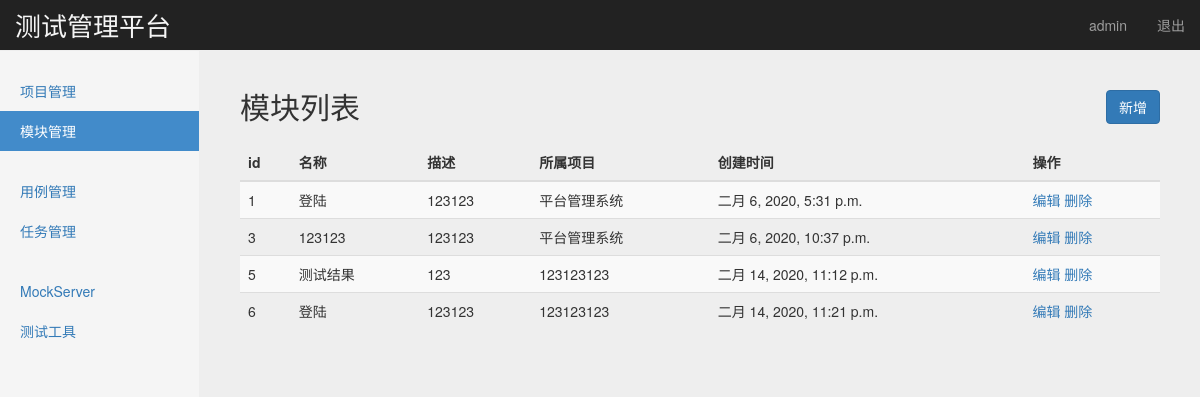
The page /manage/module_manage/ (signed in) on the database its author committed.
### project_app/models.py (models this page shows, shortened)
class Module(models.Model):
    project = models.ForeignKey(Project,related_query_name="项目",on_delete=models.CASCADE) #on_delete=models.CASCADE外健联级删除
    name = models.CharField("名称",max_length=100,blank=False,default='')
    describe = models.TextField("描述",default='')
    create_time = models.DateTimeField('创建时间',auto_now=True)

class Project(models.Model):
    name = models.CharField('名称',max_length=100,blank=False,default='',unique=True)
    describe = models.TextField('描述',default='')
    status = models.BooleanField('状态',default=True)
    create_time = models.DateTimeField('创建时间',auto_now=True)
    def __str__(self):
        return self.name

### project_app/views/module_views.py (the view)
# urls.py: path('module_manage/', module_views.module_manage),
@login_required  #判断用户是否登陆
def module_manage(request):
    username = request.session.get('user','') #读取浏览器session
    modules = Module.objects.all()
    return render(request,'module_manage.html',{
        'user':username,'modules':modules,'type':'list'})

### templates/module_manage.html (shortened to what this page needs)
{% extends "base.html" %}
{% block content %}
    <nav class="navbar navbar-inverse navbar-fixed-top">
      <div class="container-fluid">
        <div class="navbar-header">
          <a class="navbar-brand" style=" color:#f5f5f5; font-size:26px;" href="#">测试管理平台</a>
        </div>
        <div id="navbar" class="navbar-collapse collapse">
          <ul class="nav navbar-nav navbar-right">
            <li><a href="#">{{ user }}</a></li>
            <li><a href="/logout/">退出</a></li>
          </ul>
        </div>
      </div>
    </nav>
    <div class="container-fluid">
      <div class="row">
        <div class="col-sm-3 col-md-2 sidebar">
          <ul class="nav nav-sidebar">
            <li><a href="/manage/project_manage/">项目管理</a></li>
            <li class="active"><a href="/manage/module_manage/">模块管理</a></li>
          </ul>
          <ul class="nav nav-sidebar">
            <li><a href="">用例管理</a></li>
            <li><a href="">任务管理</a></li>
          </ul>
          <ul class="nav nav-sidebar">
            <li><a href="">MockServer</a></li>
            <li><a href="">测试工具</a></li>
          </ul>
        </div>
        {% if type == 'list' %}
        <div class="col-sm-9 col-sm-offset-3 col-md-10 col-md-offset-2 main">
          <h2 class="sub-header">模块列表
            <button type="button" class="btn btn-primary" style="float: right"
            onclick="window.location.href='/manage/add_module/'">新增</button>
          </h2>
          <div class="table-responsive">
            <table class="table table-striped">
              <thead>
                <tr>
                  <th>id</th>
                  <th>名称</th>
                  <th>描述</th>
                  <th>所属项目</th>
                  <th>创建时间</th>
                  <th>操作</th>
                </tr>
              </thead>
              <tbody>
                {% for module in modules %}
                <tr>
                  <td>{{ module.id }}</td>
                  <td>{{ module.name }}</td>
                  <td>{{ module.describe }}</td>
                  <td>{{ module.project }}</td>
                  <td>{{ module.create_time}}</td>
                  <td>
                    <a href="/manage/edit_module/{{ module.id }}">编辑</a>
                    <a href="/manage/delete_module/{{ module.id }}">删除</a>
                  </td>
                </tr>
                {% endfor %}
              </tbody>
            </table>
          </div>
        </div>
        {% endif %}
      </div>
    </div>
{% endblock %}

### static/css/signin.css (style rules this page uses)
body { padding-top: 40px; padding-bottom: 40px; background-color: #eee; }

### static/css/dashboard.css (style rules this page uses)
body { padding-top: 50px; }
.sub-header { padding-bottom: 10px; border-bottom: 1px solid #eee; }
.navbar-fixed-top { border: 0; }
.sidebar { display: none; }
@media (min-width: 768px) { .sidebar { position: fixed; top: 51px; bottom: 0; left: 0; z-index: 1000; display: block; padding: 20px; overflow-x: hidden; overflow-y: auto; background-color: #f5f5f5; border-right: 1px solid #eee; } }
.nav-sidebar { margin-right: -21px; margin-bottom: 20px; margin-left: -20px; }
.nav-sidebar > li > a { padding-right: 20px; padding-left: 20px; }
.nav-sidebar > .active > a, .nav-sidebar > .active > a:hover, .nav-sidebar > .active > a:focus { color: #fff; background-color: #428bca; }
.main { padding: 20px; }
@media (min-width: 768px) { .main { padding-right: 40px; padding-left: 40px; } }

### rows shown on the page
Module: id "1", name "登陆", describe "123123", project "平台管理系统", create_time "二月 6, 2020, 5:31 p.m."
Module: id "3", name "123123", describe "123123", project "平台管理系统", create_time "二月 6, 2020, 10:37 p.m."
Module: id "5", name "测试结果", describe "123", project "123123123", create_time "二月 14, 2020, 11:12 p.m."
Module: id "6", name "登陆", describe "123123", project "123123123", create_time "二月 14, 2020, 11:21 p.m."

### other values the page prints
{{ user }} "admin"
